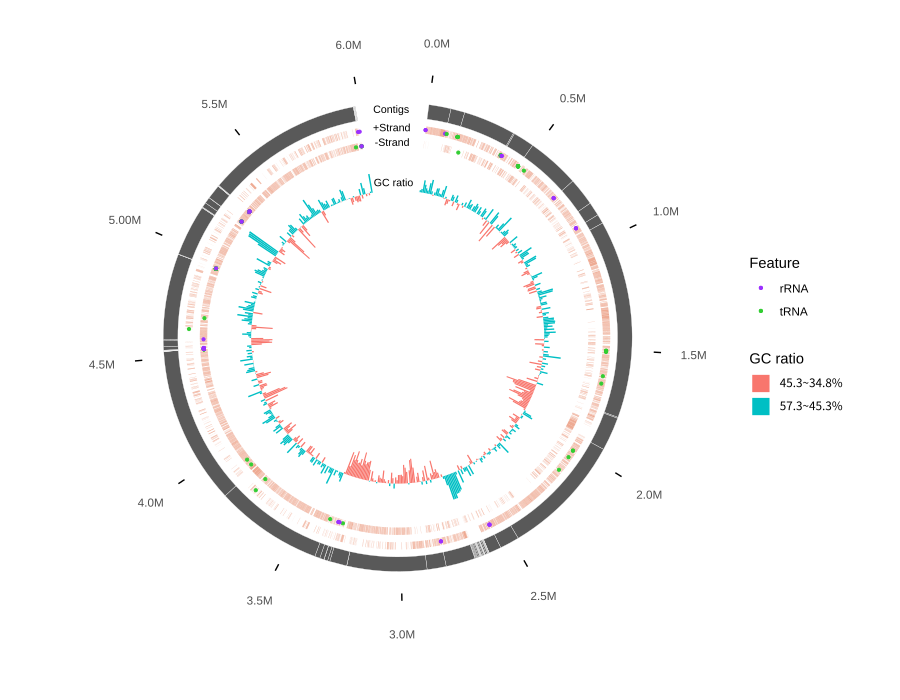

Recreate this plot in R.
library(ggplot2)

#======================
# Calculating GC ratio 
#======================
fasta <- read.csv("570.PPYXA570.1_contig.fasta",header = F)
WGS <- paste(fasta[-grep("^>", fasta$V1),], collapse = "")
rm(fasta)

# Divide by 10000bp 
WGSdivide <- function(data){
  a <- as.integer(nchar(data)/10000)+1
  splited <- c()
  for(i in 1:a){
    b <- substr(data,1+(i-1)*10000,i*10000)
    splited <-c(splited,b)
  }
  print(as.data.frame(splited))
}

WGSdivide_result <- WGSdivide(WGS)

# Calcuating GC ratio per 10000bp
require(dplyr)
require(stringr)

GCratio <- function(contigseq)
{
  ratio <- c()
  for(i in 1:nrow(contigseq))
  {
    a <- length(gregexpr("[C]|[G]|[c]|[g]",contigseq[i,1])[[1]])
    b <- str_length(contigseq[i,1])
    c <- a/b
    ratio <- c(ratio,c)
  }
  print(ratio)
}

wgsGCratio <- GCratio(WGSdivide_result)
wgsGCratio <- data.frame(wgsGCratio,1:length(wgsGCratio)*10000)
colnames(wgsGCratio) <- c("GCratio", "length")
max_GC<-round(max(wgsGCratio$GCratio)*100,1)
min_GC<-round(min(wgsGCratio$GCratio)*100,1)

gc_ratio_whole <- round(100*GCratio(as.data.frame(WGS)),1)

wgsGCratio$range <- ifelse(wgsGCratio$GCratio>=gc_ratio_whole/100, paste0(max_GC,"~",gc_ratio_whole,"%"), paste0(gc_ratio_whole,"~",min_GC,"%"))

#==========================
# contig length information
#==========================
contig

contig <- read.csv("contig info.csv")
contig$seg.cumulative.End <- cumsum(contig$seg.End)
contig$seg.cumulative.Start <- c(1, contig$seg.cumulative.End+1)[1:length(contig$seg.cumulative.End)]

contig$seg.cumulative.End


#==========================
# CDS, RNA etc information
#==========================
gene <- read.csv("gene information.csv")

gene$ContigNo <- gene$Contig.accession
gene$ContigNo <- as.integer(gsub("PPYXA570[.][0]{1,}","",gene$ContigNo))
gene$ContigNo

gene$wholeBegin <- NA
gene$wholeEnd <- NA

for(i in 1:nrow(contig)){
gene[which(gene$ContigNo==i),]$wholeBegin <- gene[which(gene$ContigNo==i),]$Begin + (contig$seg.cumulative.Start[i]-1)
gene[which(gene$ContigNo==i),]$wholeEnd <- gene[which(gene$ContigNo==i),]$End + (contig$seg.cumulative.Start[i]-1)
}

#=================
#visulaization
#================

ylabel <- c("Contigs", "+Strand", "-Strand", "GC ratio")
yloc <- c(.55, 0.425,0.325,0.05)
xloc <- c(6139999.5, 6139999.5, 6139999.5, 6139999.5)
yaxislabel <- data.frame(ylabel,yloc,xloc)

DNAsizebreaks <- data.frame(x_axis=0:12*500000)

ggplot()+
  geom_bar(data = wgsGCratio, aes(length, y=(GCratio-gc_ratio_whole/100)*2, fill=range), size=2, stat="identity",inherit.aes = FALSE)+
  geom_rect(data=contig, aes(xmin=seg.cumulative.Start, xmax= seg.cumulative.End, ymin=0.5, ymax=0.6), color="white", size=0.1)+
  geom_rect(data=subset(gene, Strand=="+"&Feature=="CDS"), aes(xmin=wholeBegin, xmax=wholeEnd, ymin=0.4, ymax=0.45), fill="darksalmon", alpha=0.8)+
  geom_rect(data=subset(gene, Strand=="-"&Feature=="CDS"), aes(xmin=wholeBegin, xmax=wholeEnd, ymin=0.3, ymax=0.35), fill="darksalmon", alpha=0.8)+
  geom_point(data=subset(gene, Strand=="+"&Feature!="CDS"), aes(x=(wholeBegin+wholeEnd)/2, y=0.425, color=Feature), size=0.8)+
  geom_point(data=subset(gene, Strand=="-"&Feature!="CDS"), aes(x=(wholeBegin+wholeEnd)/2, y=0.325, color=Feature), size=0.8)+
  geom_segment(data=DNAsizebreaks, aes(x=x_axis, xend=x_axis, y=0.75,yend=0.8))+
  geom_text(data = yaxislabel, aes(xloc, yloc, label = ylabel), inherit.aes = F, size = 2.8)+
  scale_x_continuous(limits = c(0,6300000), expand = c(0, 0),
                     breaks =c(0:12*500000),
                     labels = c("0.0M","0.5M","1.0M","1.5M","2.0M","2.5M","3.0M","3.5M","4.0M",
                                "4.5M","5.00M","5.5M","6.0M"))+
  scale_y_continuous(limits = c(-1,0.8), expand = c(0, 0))+
  scale_color_manual(values=c("purple1","limegreen"))+
  xlab("")+
  ylab("")+
  labs(fill="GC ratio", color="Feature")+
  theme_classic()+
  theme(axis.text.y = element_blank(),
        axis.ticks.y = element_line(size = 0),
        axis.line = element_line(size = 0),
        axis.ticks.x = element_line(color = "black",size=0.1))+
  coord_polar(start = pi / 23.5)
